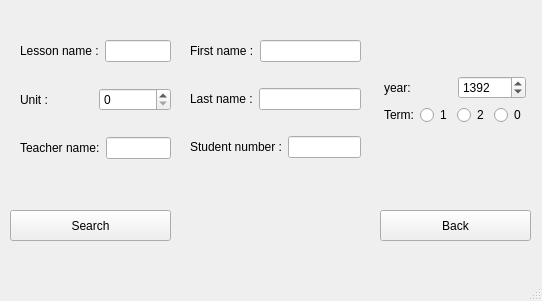
<?xml version="1.0" encoding="UTF-8"?>
<ui version="4.0">
 <class>cSearch</class>
 <widget class="QMainWindow" name="cSearch">
  <property name="geometry">
   <rect>
    <x>0</x>
    <y>0</y>
    <width>542</width>
    <height>301</height>
   </rect>
  </property>
  <property name="windowTitle">
   <string>MainWindow</string>
  </property>
  <property name="toolTip">
   <string notr="true"/>
  </property>
  <property name="statusTip">
   <string notr="true"/>
  </property>
  <property name="whatsThis">
   <string notr="true"/>
  </property>
  <property name="accessibleName">
   <string notr="true"/>
  </property>
  <property name="accessibleDescription">
   <string notr="true"/>
  </property>
  <property name="layoutDirection">
   <enum>Qt::LeftToRight</enum>
  </property>
  <property name="inputMethodHints">
   <set>Qt::ImhDigitsOnly</set>
  </property>
  <widget class="QWidget" name="centralwidget">
   <widget class="QWidget" name="layoutWidget_3">
    <property name="geometry">
     <rect>
      <x>384</x>
      <y>20</y>
      <width>142</width>
      <height>161</height>
     </rect>
    </property>
    <layout class="QVBoxLayout" name="verticalLayout_3">
     <item>
      <layout class="QHBoxLayout" name="horizontalLayout_7">
       <item>
        <layout class="QVBoxLayout" name="verticalLayout_4">
         <item>
          <layout class="QHBoxLayout" name="horizontalLayout_9">
           <item>
            <widget class="QLabel" name="label_7">
             <property name="text">
              <string>year:</string>
             </property>
            </widget>
           </item>
           <item>
            <widget class="QSpinBox" name="YearList">
             <property name="locale">
              <locale language="English" country="UnitedStates"/>
             </property>
             <property name="minimum">
              <number>1350</number>
             </property>
             <property name="maximum">
              <number>1450</number>
             </property>
             <property name="value">
              <number>1392</number>
             </property>
            </widget>
           </item>
          </layout>
         </item>
         <item>
          <layout class="QHBoxLayout" name="horizontalLayout_8">
           <item>
            <widget class="QLabel" name="label_8">
             <property name="text">
              <string>Term:</string>
             </property>
            </widget>
           </item>
           <item>
            <widget class="QRadioButton" name="Term1Radio">
             <property name="text">
              <string>1</string>
             </property>
            </widget>
           </item>
           <item>
            <widget class="QRadioButton" name="Term2Radio">
             <property name="text">
              <string>2</string>
             </property>
            </widget>
           </item>
           <item>
            <widget class="QRadioButton" name="Term0Radio">
             <property name="text">
              <string>0</string>
             </property>
            </widget>
           </item>
          </layout>
         </item>
        </layout>
       </item>
      </layout>
     </item>
    </layout>
   </widget>
   <widget class="QPushButton" name="SearchButton">
    <property name="geometry">
     <rect>
      <x>10</x>
      <y>210</y>
      <width>161</width>
      <height>31</height>
     </rect>
    </property>
    <property name="text">
     <string>Search</string>
    </property>
   </widget>
   <widget class="QPushButton" name="BackButton">
    <property name="geometry">
     <rect>
      <x>380</x>
      <y>210</y>
      <width>151</width>
      <height>31</height>
     </rect>
    </property>
    <property name="text">
     <string>Back</string>
    </property>
   </widget>
   <widget class="QWidget" name="">
    <property name="geometry">
     <rect>
      <x>190</x>
      <y>20</y>
      <width>171</width>
      <height>161</height>
     </rect>
    </property>
    <layout class="QVBoxLayout" name="verticalLayout_2">
     <item>
      <layout class="QHBoxLayout" name="horizontalLayout_4">
       <item>
        <widget class="QLabel" name="label_4">
         <property name="text">
          <string>First name :</string>
         </property>
        </widget>
       </item>
       <item>
        <widget class="QLineEdit" name="FnameText"/>
       </item>
      </layout>
     </item>
     <item>
      <layout class="QHBoxLayout" name="horizontalLayout_5">
       <item>
        <widget class="QLabel" name="label_5">
         <property name="text">
          <string>Last name :</string>
         </property>
        </widget>
       </item>
       <item>
        <widget class="QLineEdit" name="LnameText"/>
       </item>
      </layout>
     </item>
     <item>
      <layout class="QGridLayout" name="gridLayout">
       <item row="0" column="0">
        <widget class="QLabel" name="label_6">
         <property name="text">
          <string>Student number :</string>
         </property>
        </widget>
       </item>
       <item row="0" column="1">
        <widget class="QLineEdit" name="StnumText"/>
       </item>
      </layout>
     </item>
    </layout>
   </widget>
   <widget class="QWidget" name="">
    <property name="geometry">
     <rect>
      <x>20</x>
      <y>20</y>
      <width>151</width>
      <height>161</height>
     </rect>
    </property>
    <layout class="QVBoxLayout" name="verticalLayout">
     <item>
      <layout class="QHBoxLayout" name="horizontalLayout">
       <item>
        <widget class="QLabel" name="label">
         <property name="text">
          <string>Lesson name :</string>
         </property>
        </widget>
       </item>
       <item>
        <widget class="QLineEdit" name="LessonText"/>
       </item>
      </layout>
     </item>
     <item>
      <layout class="QHBoxLayout" name="horizontalLayout_3">
       <item>
        <layout class="QHBoxLayout" name="horizontalLayout_6">
         <item>
          <widget class="QLabel" name="label_2">
           <property name="text">
            <string>Unit :</string>
           </property>
          </widget>
         </item>
         <item>
          <widget class="QSpinBox" name="UnitList">
           <property name="locale">
            <locale language="English" country="UnitedStates"/>
           </property>
          </widget>
         </item>
        </layout>
       </item>
      </layout>
     </item>
     <item>
      <layout class="QHBoxLayout" name="horizontalLayout_2">
       <item>
        <widget class="QLabel" name="label_3">
         <property name="text">
          <string>Teacher name:</string>
         </property>
        </widget>
       </item>
       <item>
        <widget class="QLineEdit" name="TecherText"/>
       </item>
      </layout>
     </item>
    </layout>
   </widget>
  </widget>
  <widget class="QMenuBar" name="menubar">
   <property name="geometry">
    <rect>
     <x>0</x>
     <y>0</y>
     <width>542</width>
     <height>21</height>
    </rect>
   </property>
  </widget>
  <widget class="QStatusBar" name="statusbar"/>
 </widget>
 <resources/>
 <connections/>
</ui>
